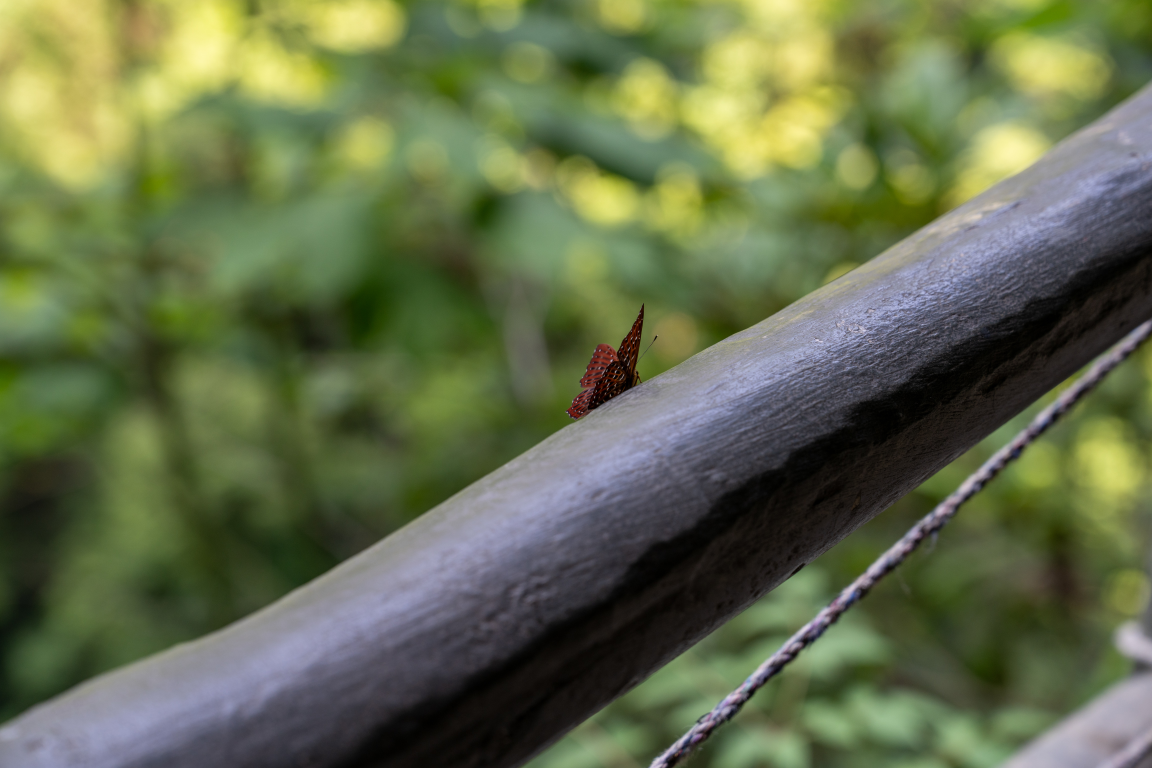
#> input picture 7CR06003.jpg, 4608 x 3072 px, found by its file name (shown at 1/4 size)
$ python generate_icon.py
#> lines starting #> are read from the running program, lines starting #| are printed output that depends on the picture
from PIL import Image
import os

# Original image: 7CR06003.jpg (4608x3072)
# Butterfly center is roughly at (2430, 1470)
# We crop a 600x600 area to encompass the butterfly and some background

cx, cy = 2430, 1470
size = 600
left = cx - size // 2
top = cy - size // 2
right = left + size
bottom = top + size

img = Image.open('7CR06003.jpg')
#> img is the input picture: PIL image 4608x3072 RGB; mean R, G, B 99.9, 109.5, 75.7
butterfly = img.crop((left, top, right, bottom))
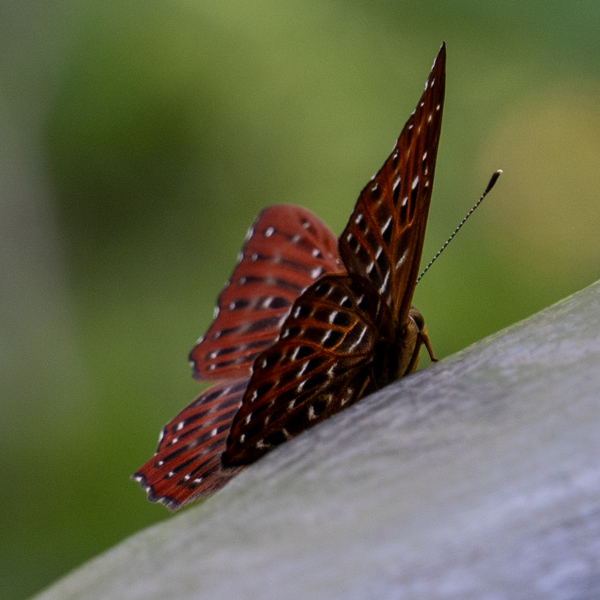
#> butterfly: PIL image 600x600 RGB; mean R, G, B 101.3, 103, 74.3

# Save icons in various sizes
icon_sizes = [(256, 256), (128, 128), (64, 64), (48, 48), (32, 32), (16, 16)]
butterfly.save('app.ico', sizes=icon_sizes)

print("Successfully generated app.ico with multiple sizes.")

$ run again, with DSC03895.jpg copied over 7CR06003.jpg
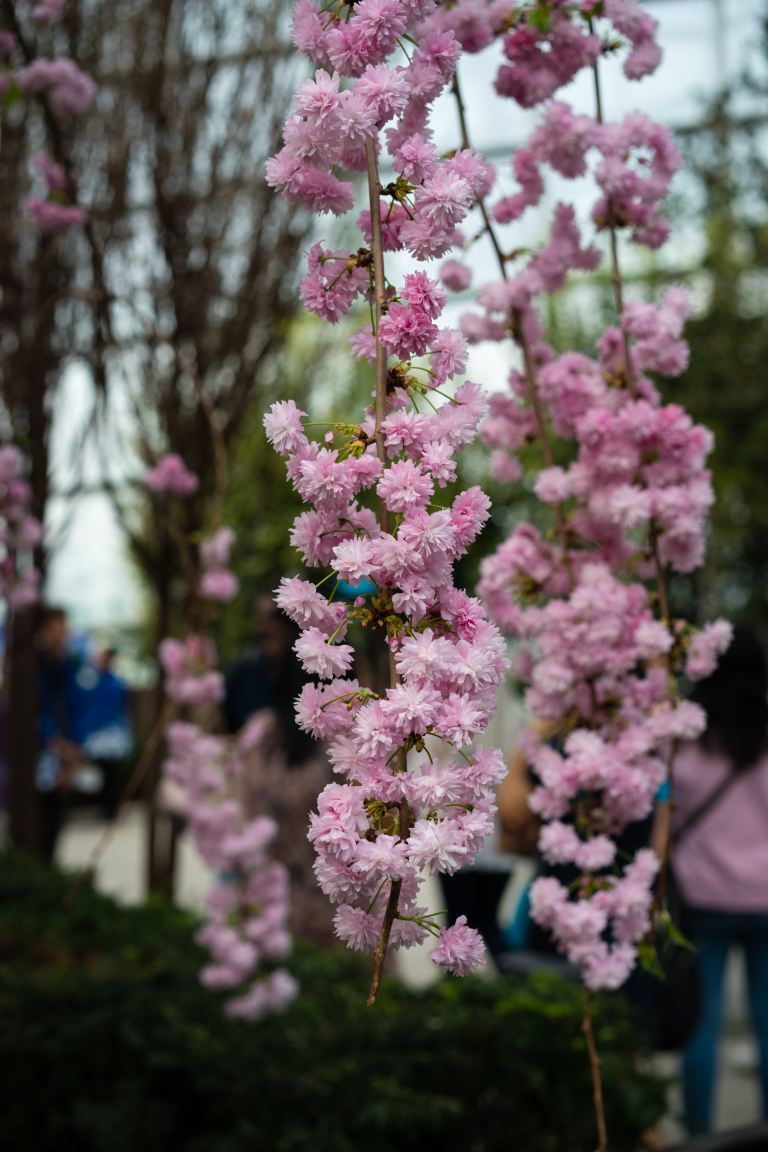
#> input picture DSC03895.jpg, 3072 x 4606 px, found by its file name (shown at 1/4 size)
#> img is the input picture: PIL image 3072x4606 RGB; mean R, G, B 98.4, 88.8, 88.6
#> `butterfly = img.crop((left, top, right, bottom))`:
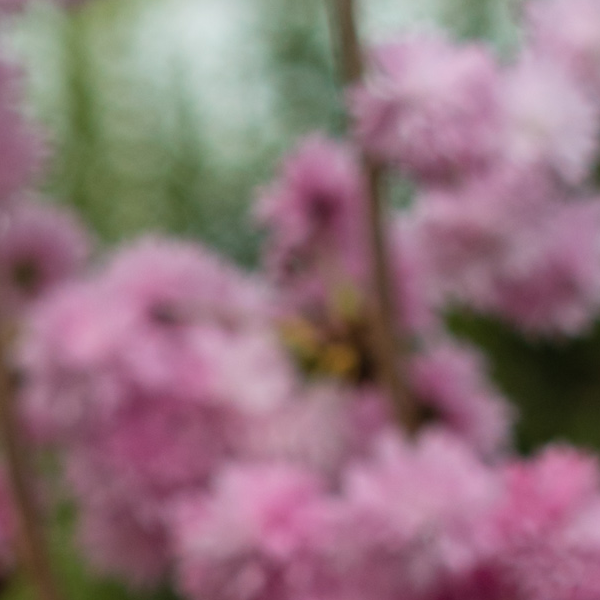
#> butterfly: PIL image 600x600 RGB; mean R, G, B 144.1, 115.1, 122.5
